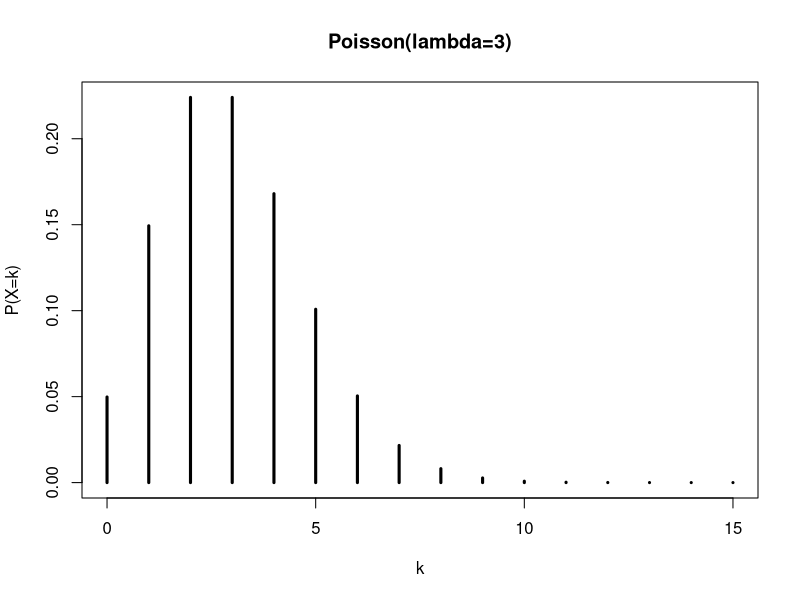
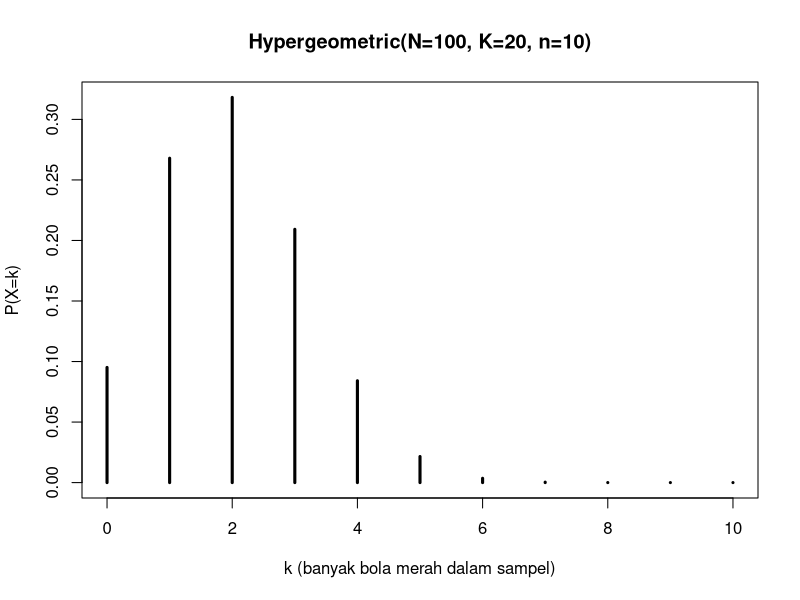
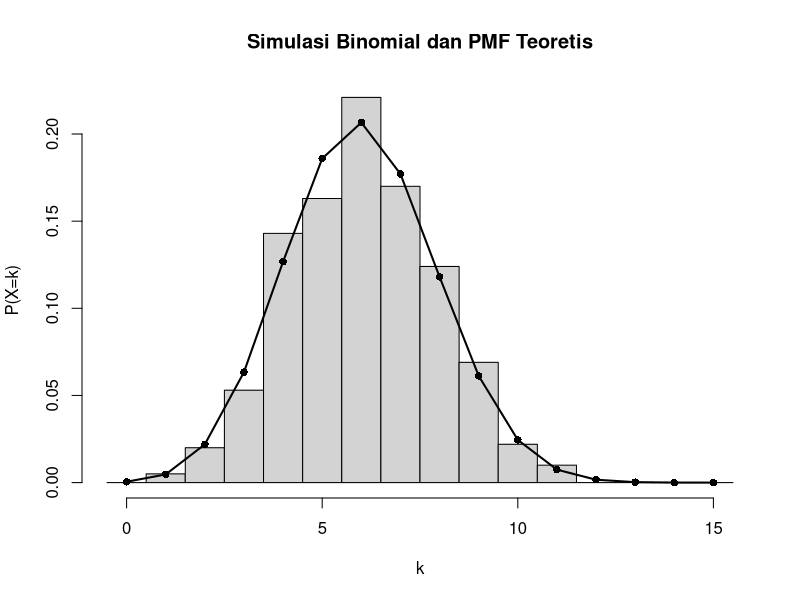

Here is the R script that generated these plots, in order:
## Tugas Komputasi Statistika ~ Pertemuan 4
## Nama : Dwi Arta Pratiwi Silalahi
## NIM : 3338250003

# 1. Sebaran Poisson
lambda <- 3
x <- 0:15

# Menghitung PMF
pmf <- dpois(x, lambda)

# Membuat grafik
plot(x, pmf, type='h', lwd=3,
     main='Poisson(lambda=3)',
     xlab='k', ylab='P(X=k)')

# Menghitung P(X >= 5)
peluang <- 1 - ppois(4, lambda)
peluang

# 2. Sebaran Hipergeometrik
N <- 100    # ukuran populasi
K <- 20     # jumlah bola merah
n <- 10     # ukuran sampel

# Domain k
k <- seq(from = max(0, n + K - N), to = min(n, K))

# PMF: P(X = k)
pmf <- dhyper(k, m = K, n = N - K, k = n)

data.frame(k = k, P = pmf)

# Plot PMF
plot(k, pmf, type = "h", lwd = 3,
     main = paste0("Hypergeometric(N=",N,", K=",K,", n=",n,")"),
     xlab = "k (banyak bola merah dalam sampel)",
     ylab = "P(X=k)")

# 3. Sebaran Binomial
n <- 15
p <- 0.4
x <- 0:n

# PMF teoretis
pmf <- dbinom(x, size=n, prob=p)

# Simulasi 1000 percobaan
set.seed(2025)
samp <- rbinom(1000, size=n, prob=p)

# Histogram hasil simulasi
hist(samp,
     breaks = seq(-0.5, 15.5, 1),
     probability = TRUE,
     main = "Simulasi Binomial dan PMF Teoretis",
     xlab = "k",
     ylab = "P(X=k)")

# Menambahkan PMF teoretis
points(x, pmf, pch = 16)
lines(x, pmf, lwd = 2)
